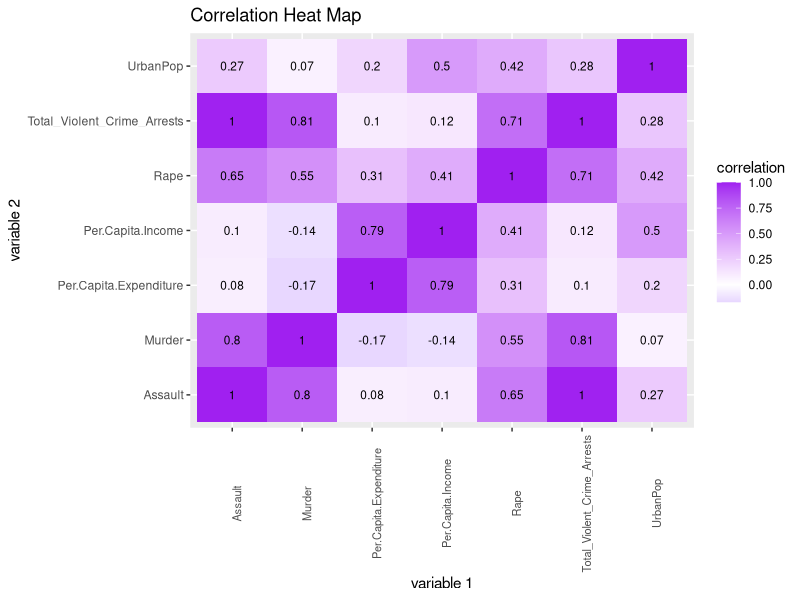
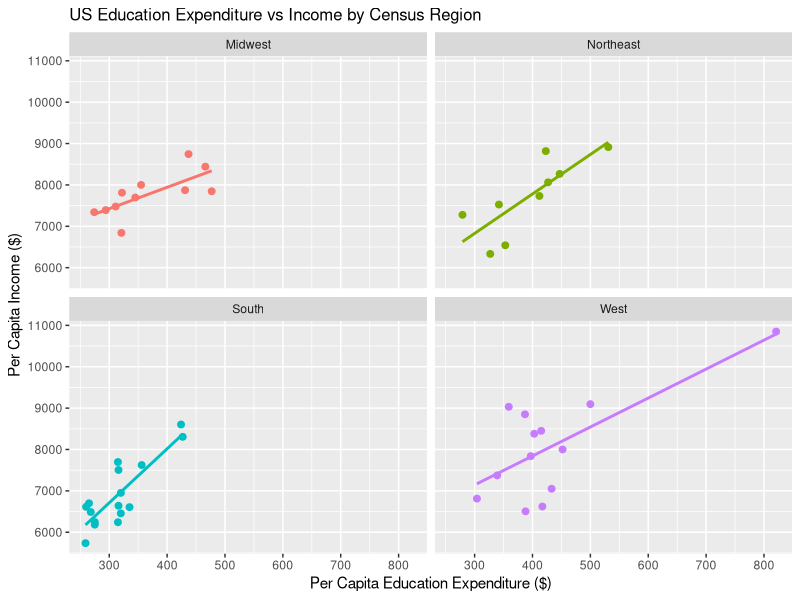
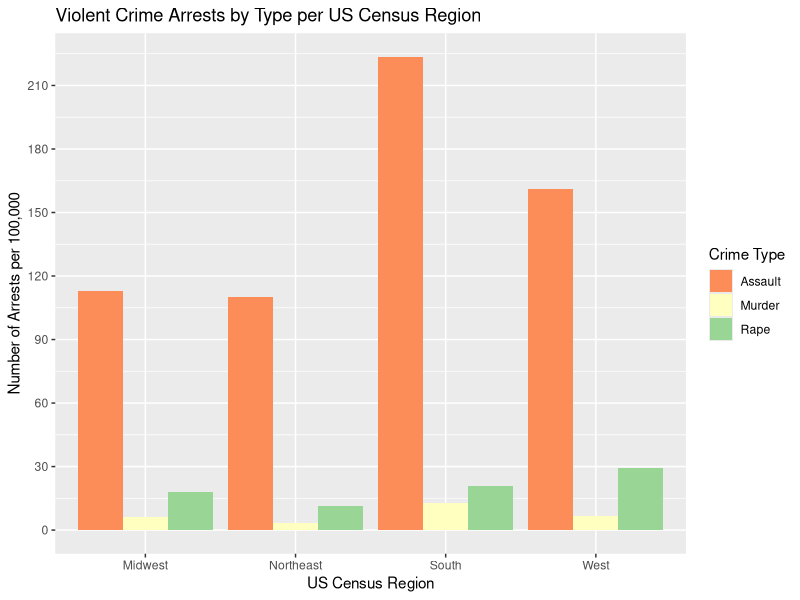
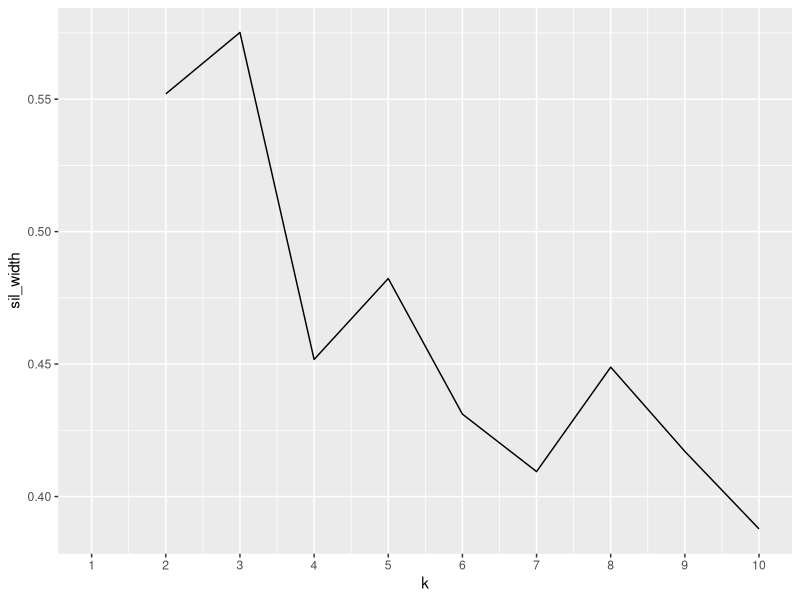
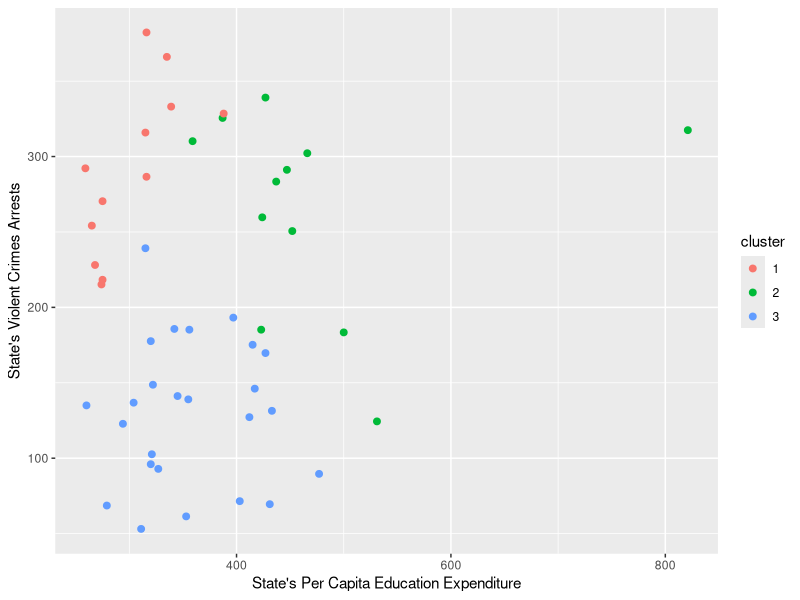
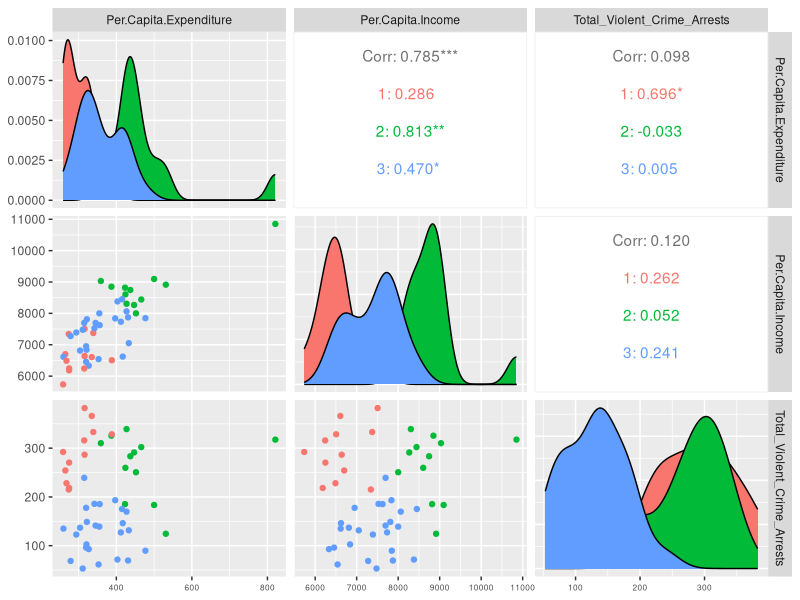
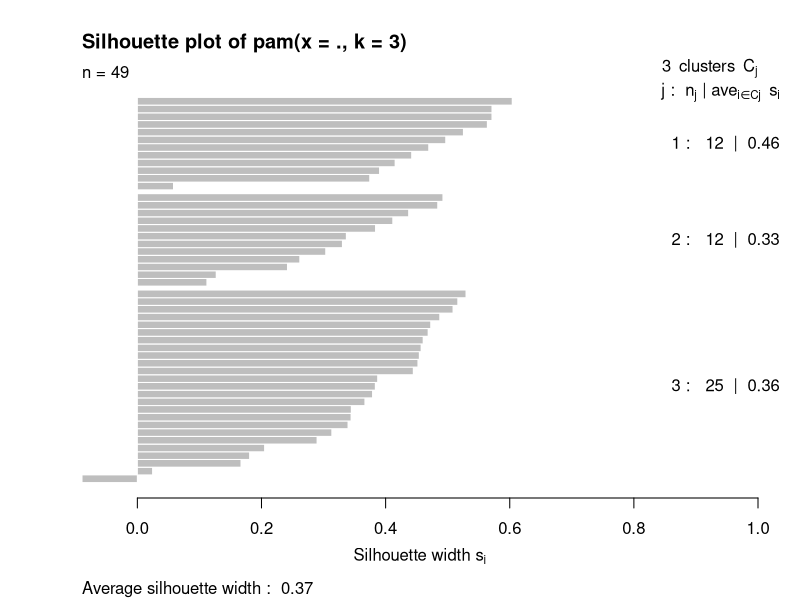

Here is the R script that generated these plots, in order:
## ---- chunk 1
knitr::opts_chunk$set(echo = TRUE)
## ---- chunk 2
library(readr)
library(tidyr)
library(tidyverse)
Public_Schools <- read.csv("Public Schools.csv")
USArrests <- read.csv("USArrests.csv")
Census_Regions <- read.csv("Census Regions.csv")
## ---- chunk 3
# joining/merging 
joined_table <- left_join(USArrests, Public_Schools)
fully_joined <- left_join(joined_table, Census_Regions)
## ---- chunk 4
#Mutate for new variable 
fully_joined<- fully_joined %>% na.omit %>%  mutate(Total_Violent_Crime_Arrests= Murder + Assault + Rape)
## ---- chunk 5
fully_joined %>% arrange(desc(Total_Violent_Crime_Arrests))
## ---- chunk 6
#overall statistics 
#correlation matrix 
numeric <- fully_joined %>% select(Murder, Assault, Rape, UrbanPop, `Per.Capita.Expenditure`, `Per.Capita.Income`, Total_Violent_Crime_Arrests) %>% filter(complete.cases(fully_joined))
correlation <- numeric %>% cor(use="pair")
correlation 

#summary table 
library(kableExtra)
overall_table <- fully_joined %>% rename('Total.Crime.Arrests'='Total_Violent_Crime_Arrests') %>%  summarize_if(is.numeric,list(mean=mean, sd=sd, var=var, min=min, max=max, median=median), na.rm=T) %>% pivot_longer(cols=Murder_mean:Total.Crime.Arrests_median) %>% separate(name,into=c("type", "stat"), sep="_") %>% kbl() %>%
  kable_paper("hover", full_width = F)
overall_table

## ---- chunk 7
#grouped by Region and state statistics 
Region.table <- fully_joined %>% group_by(Region) %>% summarize(mean_crime= mean(Total_Violent_Crime_Arrests, na.rm=T), mean_education_expenditure=mean(`Per.Capita.Expenditure`, na.rm=T), sd_crime=sd(Total_Violent_Crime_Arrests, na.rm=T) , sd_education_expenditure= sd(`Per.Capita.Expenditure`, na.rm=T), median_crime=median(Total_Violent_Crime_Arrests, na.rm=T), median_education_expenditure=median(`Per.Capita.Expenditure`, na.rm=T) ) %>% arrange(desc(median_crime))


Region.table %>% kbl() %>%
  kable_paper("hover", full_width = F)

Region.State.table <- fully_joined %>% group_by(State,Region) %>% summarize(median_crime=median(Total_Violent_Crime_Arrests, na.rm=T), median_education_expenditure=median(`Per.Capita.Expenditure`, na.rm=T))
Region.State.table %>% filter( Region =="South") %>% arrange(desc(median_crime))
## ---- chunk 8
#Visualizing

tidycor <- correlation %>% as.data.frame %>% rownames_to_column("var1") %>% pivot_longer(-1,names_to="var2",values_to="correlation")
tidycor%>%ggplot(aes(var1,var2,fill=correlation)) +
geom_tile() + scale_fill_gradient2(low="blue",mid="white",high="purple") + geom_text(aes(label=round(correlation,2)),color = "black", size = 3) + xlab("variable 1") + ylab("variable 2") + ggtitle("Correlation Heat Map") + theme(axis.text.x = element_text(size=8, angle = 90))
## ---- chunk 9
#1st ggplot 

fully_joined %>% ggplot(aes(`Per.Capita.Expenditure`, `Per.Capita.Income`, color=Region)) + geom_point(size=2) + ggtitle("US Education Expenditure vs Income by Census Region") + scale_x_continuous(breaks=seq(0,900, 100)) + xlab("Per Capita Education Expenditure ($)") + ylab("Per Capita Income ($)") + theme(plot.title = element_text(size=12)) + facet_wrap(~Region) + theme(legend.position="none") + geom_smooth(method='lm', se=FALSE)
## ---- chunk 10
#2nd ggplot 
fully_joined %>% select(State, Murder, Assault, Rape, Region) %>% pivot_longer(c("Murder", "Assault", "Rape"), names_to="Crime Type", values_to="count") %>% ggplot(aes(x=Region, y=count, fill=`Crime Type`)) + geom_bar(stat="summary", fun=median, position="dodge") + xlab("US Census Region") + ylab("Number of Arrests per 100,000") + ggtitle("Violent Crime Arrests by Type per US Census Region") + scale_fill_brewer(palette="Spectral") + scale_y_continuous(breaks=seq(0,300, 30))
## ---- chunk 11
#Kmeans, PAM, PCA 

#identify optimal number of clusters with numerical variables of interest 
library(cluster)
pam_data<- fully_joined %>% select(`Per.Capita.Expenditure`, `Per.Capita.Income`, Total_Violent_Crime_Arrests)
sil_width<-vector()
for(i in 2:10){
  pam_fit <- pam(pam_data, k = i)
  sil_width[i] <- pam_fit$silinfo$avg.width
}
ggplot()+geom_line(aes(x=1:10,y=sil_width))+scale_x_continuous(name="k",breaks=1:10)
pam_data

#cluster analysis + scale variable 
pam1 <-pam_data %>% scale %>% pam(k=3)
pam1

# summarize clusters 
pam_clust <- pam_data %>% mutate(cluster=as.factor(pam1$clustering))
pam_clust %>% group_by(cluster) %>% summarize_if(is.numeric,mean,na.rm=T)
fully_joined%>%slice(pam1$id.med)
## ---- chunk 12
#visualize clusters
pam_clust <- pam_data %>% mutate(cluster=as.factor(pam1$clustering))
pam_clust %>% ggplot(aes(`Per.Capita.Expenditure`,Total_Violent_Crime_Arrests,color=cluster)) + geom_point(size=2) + xlab("State's Per Capita Education Expenditure") + ylab("State's Violent Crimes Arrests")

library(GGally)
ggpairs(pam_clust, columns=1:3, aes(color=cluster))+ theme(axis.text.x = element_text(size=6))
## ---- chunk 13
plot(pam1,which=2)
